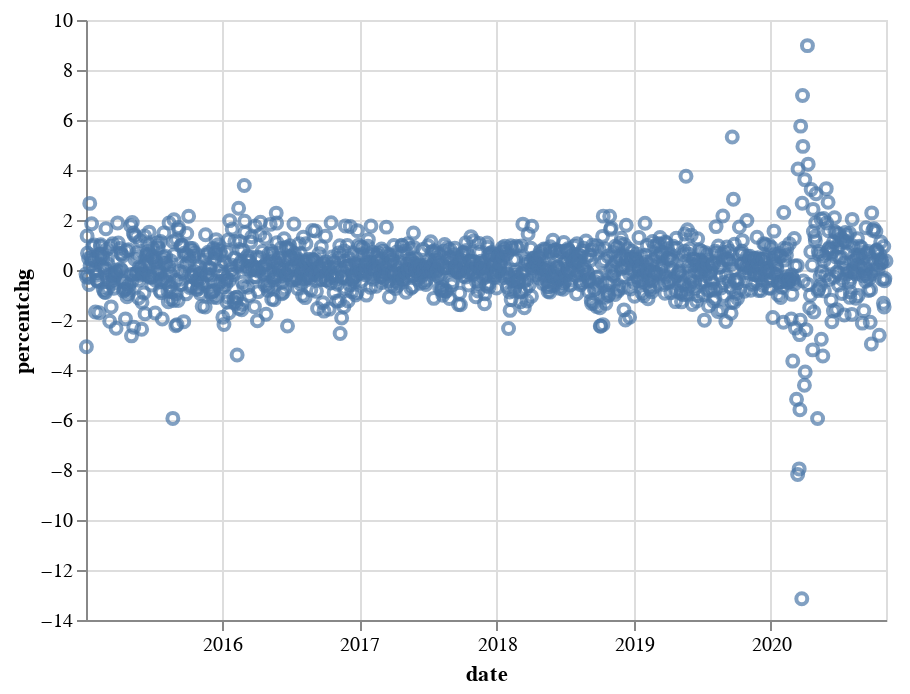

This figure's notebook cell:
### Code cell
alt.Chart(altdata_closepercentchg2).mark_point().encode(
    x='date',
    y='percentchg'
)

### Figure 1 — Vega-Lite specification as saved in the notebook (floating-point values rounded to 4 significant figures; data arrays with more than 128 entries replaced by an {"elided": "..."} marker saying what was removed)
{"config": {"view": {"continuousWidth": 400, "continuousHeight": 300}}, "data": {"name": "data-a05a761f788e2928231dd68a989a8b36"}, "mark": "point", "encoding": {"x": {"type": "temporal", "field": "date"}, "y": {"type": "quantitative", "field": "percentchg"}}, "$schema": "https://vega.github.io/schema/vega-lite/v4.8.1.json", "datasets": {"data-a05a761f788e2928231dd68a989a8b36": {"elided": "1433 records"}}}
